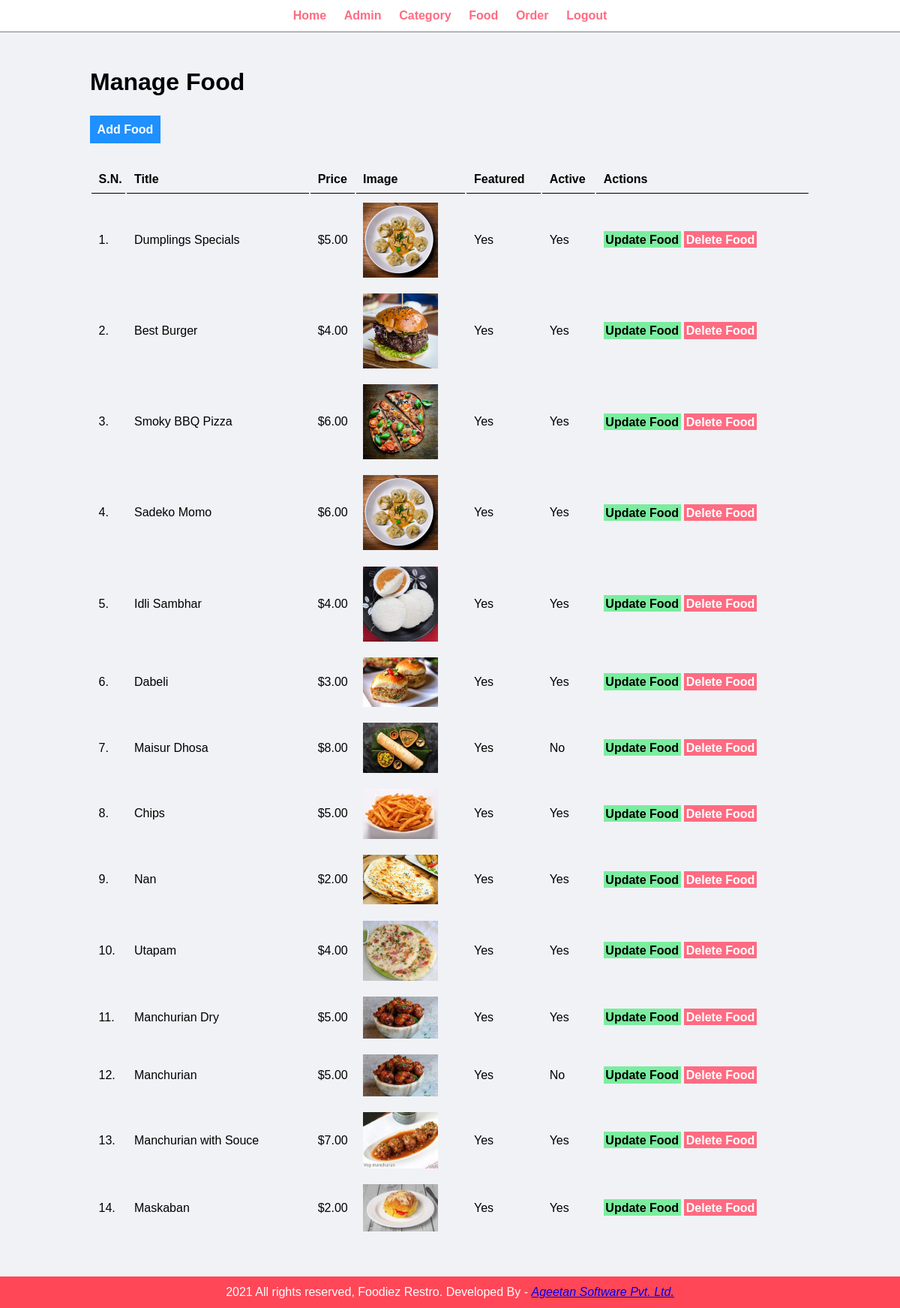
/admin/manage-food.php (signed in), run on the app's committed database.
### tables this page shows
CREATE TABLE `tbl_food` (
  `id` int(10) UNSIGNED NOT NULL,
  `title` varchar(100) NOT NULL,
  `description` text NOT NULL,
  `price` decimal(10,2) NOT NULL,
  `image_name` varchar(255) NOT NULL,
  `category_id` int(10) UNSIGNED NOT NULL,
  `featured` varchar(10) NOT NULL,
  `active` varchar(10) NOT NULL
);

### admin/manage-food.php (the view, shortened to what this page needs)
<?php include('partials/menu.php'); ?>
<div class="main-content">
    <div class="wrapper">
        <h1>Manage Food</h1>
        <br /><br />
                <a href="<?php echo SITEURL; ?>admin/add-food.php" class="btn-primary">Add Food</a>
                <br /><br /><br />
                <table class="tbl-full">
                    <tr>
                        <th>S.N.</th>
                        <th>Title</th>
                        <th>Price</th>
                        <th>Image</th>
                        <th>Featured</th>
                        <th>Active</th>
                        <th>Actions</th>
                    </tr>
                    <?php
                        $sql = "SELECT * FROM tbl_food";
                        $res = mysqli_query($conn, $sql);
                        $count = mysqli_num_rows($res);
                        $sn=1;
                        if($count>0)
                        {
                            while($row=mysqli_fetch_assoc($res))
                            {
                                $id = $row['id'];
                                $title = $row['title'];
                                $price = $row['price'];
                                $image_name = $row['image_name'];
                                $featured = $row['featured'];
                                $active = $row['active'];
                                ?>
                                <tr>
                                    <td><?php echo $sn++; ?>. </td>
                                    <td><?php echo $title; ?></td>
                                    <td>$<?php echo $price; ?></td>
                                    <td>
                                        <?php
                                            if($image_name=="")
                                            {
                                                echo "<div class='error'>Image not Added.</div>";
                                            }
                                            else
                                            {
                                                ?>
                                                <img src="<?php echo SITEURL; ?>images/food/<?php echo $image_name; ?>" width="100px">
                                                <?php
                                            }
                                        ?>
                                    </td>
                                    <td><?php echo $featured; ?></td>
                                    <td><?php echo $active; ?></td>
                                    <td>
                                        <a href="<?php echo SITEURL; ?>admin/update-food.php?id=<?php echo $id; ?>" class="btn-secondary">Update Food</a>
                                        <a href="<?php echo SITEURL; ?>admin/delete-food.php?id=<?php echo $id; ?>&image_name=<?php echo $image_name; ?>" class="btn-danger">Delete Food</a>
                                    </td>
                                </tr>
                                <?php
                            }
                        }
                        else
                        {
                            echo "<tr> <td colspan='7' class='error'> Food not Added Yet. </td> </tr>";
                        }
                    ?>
                </table>
    </div>
</div>
<?php include('partials/footer.php'); ?>

### admin/partials/menu.php (shortened to what this page needs)
<html>
    <head>
        <link rel="stylesheet" href="../css/admin.css">
    </head>
    <body>
        <div class="menu text-center">
            <div class="wrapper">
                <ul>
                    <li><a href="index.php">Home</a></li>
                    <li><a href="manage-admin.php">Admin</a></li>
                    <li><a href="manage-category.php">Category</a></li>
                    <li><a href="manage-food.php">Food</a></li>
                    <li><a href="manage-order.php">Order</a></li>
                    <li><a href="logout.php">Logout</a></li>
                </ul>
            </div>
        </div>

### admin/partials/footer.php
<div class="footer">
            <div class="wrapper">
                <p class="text-center">2021 All rights reserved, Foodiez Restro. Developed By - <em><a href="#">Ageetan Software Pvt. Ltd.</a></em></p>
            </div>
        </div>

### css/admin.css (style rules this page uses)
* { margin: 0; padding: 0; font-family: Arial, Helvetica, sans-serif; }
.wrapper { padding: 1%; width: 80%; margin: 0 auto; }
.text-center { text-align: center; }
.tbl-full { width: 100%; }
table tr th { border-bottom: 1px solid black; padding: 1%; text-align: left; }
table tr td { padding: 1%; }
.btn-primary { background-color: #1e90ff; padding: 1%; color: white; text-decoration: none; font-weight: bold; }
.btn-secondary { background-color: #7bed9f; padding: 1%; color: black; text-decoration: none; font-weight: bold; }
.btn-danger { background-color: #ff6b81; padding: 1%; color: white; text-decoration: none; font-weight: bold; }
.menu { border-bottom: 1px solid grey; }
.menu ul { list-style-type: none; }
.menu ul li { display: inline; padding: 1%; }
.menu ul li a { text-decoration: none; font-weight: bold; color: #ff6b81; }
.main-content { background-color: #f1f2f6; padding: 3% 0; }
.footer { background-color: #ff4757; color: white; }

### data on the page
tbl_food: title "Dumplings Specials", price "5.00", image_name (picture), featured "Yes", active "Yes"
tbl_food: title "Best Burger", price "4.00", image_name (picture), featured "Yes", active "Yes"
tbl_food: title "Smoky BBQ Pizza", price "6.00", image_name (picture), featured "Yes", active "Yes"
tbl_food: title "Sadeko Momo", price "6.00", image_name (picture), featured "Yes", active "Yes"
tbl_food: title "Idli Sambhar", price "4.00", image_name (picture), featured "Yes", active "Yes"
tbl_food: title "Dabeli", price "3.00", image_name (picture), featured "Yes", active "Yes"
tbl_food: title "Maisur Dhosa", price "8.00", image_name (picture), featured "Yes", active "No"
tbl_food: title "Chips", price "5.00", image_name (picture), featured "Yes", active "Yes"
tbl_food: title "Nan", price "2.00", image_name (picture), featured "Yes", active "Yes"
tbl_food: title "Utapam", price "4.00", image_name (picture), featured "Yes", active "Yes"
tbl_food: title "Manchurian Dry", price "5.00", image_name (picture), featured "Yes", active "Yes"
tbl_food: title "Manchurian", price "5.00", image_name (picture), featured "Yes", active "No"
tbl_food: title "Manchurian with Souce", price "7.00", image_name (picture), featured "Yes", active "Yes"
tbl_food: title "Maskaban", price "2.00", image_name (picture), featured "Yes", active "Yes"
